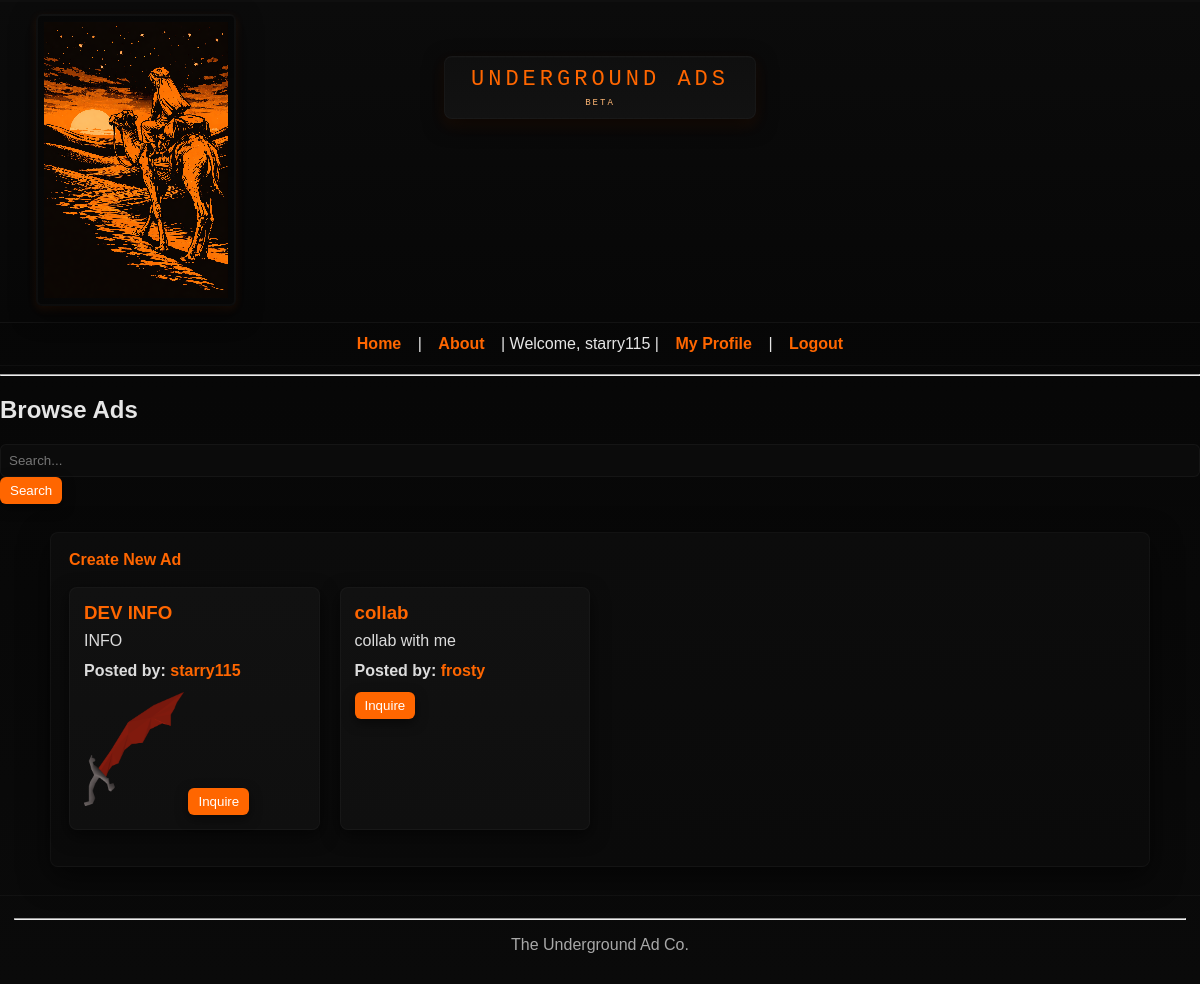
/ (signed in), run on the app's committed database.
### tables this page shows
CREATE TABLE users (
            id INTEGER PRIMARY KEY AUTOINCREMENT,
            username TEXT UNIQUE NOT NULL,
            password_hash TEXT NOT NULL,
            created_at TIMESTAMP DEFAULT CURRENT_TIMESTAMP
        , is_admin INTEGER DEFAULT 0, about TEXT DEFAULT '', pgp_public_key TEXT, pgp_private_key_encrypted TEXT, pgp_key_salt TEXT, pgp_key_nonce TEXT);

CREATE TABLE ads (
            id INTEGER PRIMARY KEY AUTOINCREMENT,
            title TEXT NOT NULL,
            description TEXT NOT NULL,
            image TEXT,
            user_id INTEGER NOT NULL,
            created_at TIMESTAMP DEFAULT CURRENT_TIMESTAMP,
            FOREIGN KEY (user_id) REFERENCES users (id)
        );

### app.py (the view)
@app.route("/")
def home():
    query = request.args.get("q", "").strip()
    page = int(request.args.get("page", 1) or 1)
    ads_per_page = 4
    offset = (page - 1) * ads_per_page
    conn = get_db()
    cur = conn.cursor()
    if query:
        cur.execute("SELECT COUNT(*) FROM ads WHERE LOWER(title) LIKE ?", (f"%{query.lower()}%",))
    else:
        cur.execute("SELECT COUNT(*) FROM ads")
    total_ads = cur.fetchone()[0]
    total_pages = (total_ads + ads_per_page - 1) // ads_per_page
    if query:
        cur.execute(
            """
            SELECT ads.*, users.username
            FROM ads
            JOIN users ON ads.user_id = users.id
            WHERE LOWER(ads.title) LIKE ?
            ORDER BY ads.id DESC
            LIMIT ? OFFSET ?
            """,
            (f"%{query.lower()}%", ads_per_page, offset),
        )
    else:
        cur.execute(
            """
            SELECT ads.*, users.username
            FROM ads
            JOIN users ON ads.user_id = users.id
            ORDER BY ads.id DESC
            LIMIT ? OFFSET ?
            """,
            (ads_per_page, offset),
        )
    ads = cur.fetchall()
    conn.close()
    return render_template("index.html", ads=ads, query=query, page=page, total_pages=total_pages)

### db.py (called while the page is built)
def get_db():
    db_path = os.path.join(os.path.dirname(__file__), "uadb.db")
    conn = sqlite3.connect(db_path)
    conn.row_factory = sqlite3.Row
    return conn

### templates/index.html (shortened to what this page needs)
{% extends "base.html" %}
{% block content %}
<h2>Browse Ads</h2>
<form method="get" action="/">
    <input type="text" name="q" placeholder="Search..." value="{{ query }}">
    <button type="submit">Search</button>
</form>
<div class="container">
    <a href="{{ url_for('create_ad') }}">Create New Ad</a>
    <div class="listings">
    {% for ad in ads %}
    <div class="listing">
        <h3><a href="{{ url_for('view_ad', ad_id=ad['id']) }}">{{ ad['title'] }}</a></h3>
        <p>{{ ad['description'] }}</p>
        <p>
            <strong>Posted by:</strong>
            <a href="{{ url_for('view_user', user_id=ad['user_id']) }}" class="user-link">{{ ad['username'] }}</a>
        </p>
        {% if ad['image'] %}
        <img src="{{ url_for('static', filename='uploads/' + ad['image']) }}" width="100">
        {% endif %}
        <a href="{{ url_for('message', ad_id=ad['id']) }}"><button>Inquire</button></a>
    </div>
    {% else %}
    <p>No ads found.</p>
    {% endfor %}
    </div>
</div>
{% endblock %}

### templates/base.html (shortened to what this page needs)
<!DOCTYPE html>
<html lang="en">
<head>
    <link rel="stylesheet" href="{{ url_for('static', filename='style.css') }}">
</head>
<body>
    <header class="site-header">
        <div class="logo-area">
            <a href="{{ url_for('home') }}">
                <img src="{{ url_for('static', filename='images/ua_logo_2.png') }}" class="logo" alt="Underground Ads Logo">
            </a>
        </div>
        <div class="banner-text">
            <span class="banner-card">
                UNDERGROUND ADS
                <span class="beta">BETA</span>
            </span>
        </div>
    </header>
    <nav class="nav-area">
        <a href="{{ url_for('home') }}">Home</a> |
        <a href="{{ url_for('about') }}">About</a> |
        {% if session.username %}
        <span>Welcome, {{ session.username }}</span> |
        <a href="{{ url_for('profile') }}">My Profile</a> |
        <a href="{{ url_for('logout') }}">Logout</a>
        {% else %}
        <a href="{{ url_for('register') }}">Register</a> |
        <a href="{{ url_for('login') }}">Login</a>
        {% endif %}
    </nav>
    <hr>
    <main>
        {% block content %}{% endblock %}
    </main>
    <footer>
        <hr>
        <p>The Underground Ad Co.</p>
    </footer>
</body>
</html>

### static/style.css (style rules this page uses)
:root { --ua-orange: #ff6600; --ua-dark-bg: #070707; --card-bg: #0f0f0f; --muted: #a8a8a8; --accent-shadow: rgba(255,102,0,0.12); }
* { box-sizing: border-box }
body { margin: 0; font-family: "Verdana","Arial",sans-serif; background: linear-gradient(180deg,#050505,#0a0a0a); color: #e6e6e6; -webkit-font-smoothing: antialiased; }
.site-header { position: relative; display: flex; align-items: center; justify-content: flex-start; padding: 12px 36px; gap: 18px; border-top: 2px solid rgba(255,255,255,0.03); border-bottom: 1px solid rgba(255,255,255,0.03); background: linear-gradient(180deg,#0b0b0b,#070707); }
.logo-area { display: flex; align-items: center; }
.logo { width: 200px; height: auto; image-rendering: pixelated; border: 2px solid rgba(255,255,255,0.03); padding: 6px; border-radius: 6px; background: linear-gradient(180deg, rgba(0,0,0,0.35), rgba(0,0,0,0.12)); box-shadow: 0 8px 24px rgba(0,0,0,0.6), 0 3px 8px var(--accent-shadow); }
.banner-text { position: absolute; left: 50%; transform: translateX(-50%); top: 54px; text-align: center; pointer-events: none; z-index: 50; }
.banner-card { display: inline-block; background: linear-gradient(180deg,#0f0f0f,#121212); color: var(--ua-orange); padding: 10px 26px; font-family: "Press Start 2P", "Courier New", monospace; font-size: 22px; letter-spacing: 4px; border-radius: 8px; border: 1px solid rgba(255,255,255,0.03); box-shadow: 0 6px 20px rgba(0,0,0,0.8), 0 6px 14px var(--accent-shadow); pointer-events: auto; }
.banner-card .beta { display: block; font-size: 9px; color: #ffb775; letter-spacing: 2px; margin-top: 6px; }
.nav-area { text-align: center; background: transparent; padding: 12px 0; border-bottom: 1px solid rgba(255,255,255,0.03); }
.nav-area a { color: var(--ua-orange); font-weight: 700; margin: 0 12px; text-decoration: none; }
.container { width: 92%; max-width: 1100px; margin: 28px auto; background: linear-gradient(180deg,#0c0c0c,#0a0a0a); border: 1px solid rgba(255,255,255,0.03); border-radius: 8px; padding: 18px; box-shadow: 0 10px 30px rgba(0,0,0,0.6); }
.listings { display: grid; grid-template-columns: repeat(auto-fill,minmax(250px,1fr)); gap: 20px; padding: 18px 0; }
.listing { background: linear-gradient(180deg,#111,#0f0f0f); border: 1px solid rgba(255,255,255,0.03); padding: 14px; border-radius: 8px; box-shadow: 0 6px 18px rgba(0,0,0,0.6); transition: transform .12s ease, box-shadow .12s ease; }
.listing h3 { color: #ffd27a; margin: 0 0 8px 0; }
.listing p { color: #dcdcdc; margin: 0 0 12px 0; }
button, .btn { background: var(--ua-orange); color: #fff; border: 0; padding: 6px 10px; border-radius: 6px; cursor: pointer; box-shadow: 0 4px 12px rgba(0,0,0,0.5); }
input[type="text"], textarea, input[type="password"] { width: 100%; padding: 8px; border-radius: 6px; border: 1px solid rgba(255,255,255,0.04); background: #0b0b0b; color: #eee; }
footer { color: var(--muted); text-align: center; padding: 14px; border-top: 1px solid rgba(255,255,255,0.03); background: transparent; }
a { color: var(--ua-orange); text-decoration: none; font-weight: 600; }

### data on the page
users: username "starry115"
ads: title "DEV INFO", description "INFO", username "starry115", image (picture)
ads: title "collab", description "collab with me", username "frosty"
